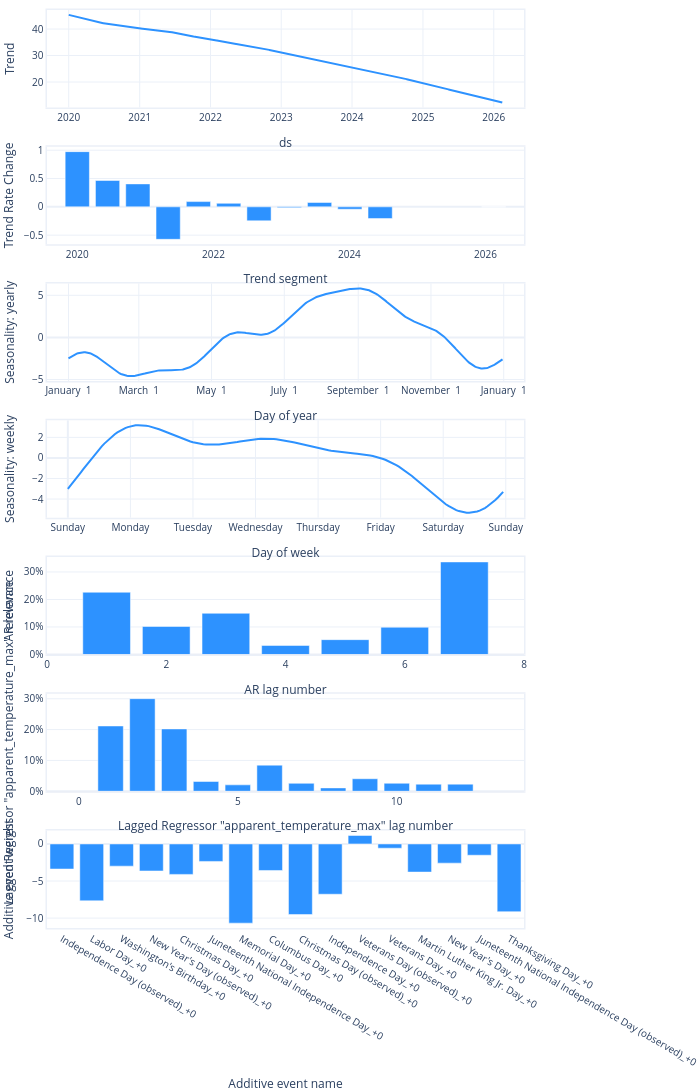

The notebook cell saved with this chart:
### Code cell
model.plot_parameters()

### Figure 1 — Plotly figure (JSON) as saved in the notebook; plotly's stock layout.template omitted (floating-point values rounded to 4 significant figures; data arrays with more than 128 entries replaced by an {"elided": "..."} marker saying what was removed)
{"data": [{"fill": "none", "line": {"color": "#2d92ff", "width": 2}, "mode": "lines", "name": "Trend", "type": "scatter", "x": {"elided": "2237 str values"}, "xaxis": "x", "y": {"elided": "2237 float values"}, "yaxis": "y"}, {"marker": {"color": "#2d92ff"}, "name": "Trend Rate Change", "type": "bar", "x": ["2020-01-01T00:00:00", "2020-06-11T14:50:10.909091", "2020-11-21T05:40:21.818182", "2021-05-02T20:30:32.727273", "2021-10-12T11:20:43.636364", "2022-03-24T02:10:54.545455", "2022-09-02T17:01:05.454545", "2023-02-12T07:51:16.363636", "2023-07-24T22:41:27.272727", "2024-01-03T13:31:38.181818", "2024-06-14T04:21:49.090909", "2026-02-14T00:00:00"], "xaxis": "x2", "y": [0.9747, 0.4652, 0.4054, -0.5732, 0.09294, 0.06239, -0.2468, -0.01409, 0.07694, -0.04251, -0.2069, 0], "yaxis": "y2"}, {"fill": "none", "line": {"color": "#2d92ff", "width": 2}, "mode": "lines", "name": "yearly", "type": "scatter", "x": {"elided": "365 str values"}, "xaxis": "x3", "y": {"elided": "365 float values"}, "yaxis": "y3"}, {"fill": "none", "line": {"color": "#2d92ff", "width": 2}, "mode": "lines", "name": "weekly", "type": "scatter", "x": {"elided": "168 int values"}, "xaxis": "x4", "y": {"elided": "168 float values"}, "yaxis": "y4"}, {"marker": {"color": "#2d92ff"}, "name": "AR", "type": "bar", "x": [7, 6, 5, 4, 3, 2, 1], "xaxis": "x5", "y": [0.3365, 0.09908, 0.05387, 0.03281, 0.1498, 0.1017, 0.2263], "yaxis": "y5"}, {"marker": {"color": "#2d92ff"}, "name": "Lagged Regressor \"apparent_temperature_max\"", "type": "bar", "x": [12, 11, 10, 9, 8, 7, 6, 5, 4, 3, 2, 1], "xaxis": "x6", "y": [0.02301, 0.02295, 0.02583, 0.04055, 0.01083, 0.02568, 0.08463, 0.02072, 0.03167, 0.2022, 0.3002, 0.2117], "yaxis": "y6"}, {"marker": {"color": "#2d92ff"}, "name": "Additive event", "type": "bar", "width": 0.8, "x": ["Independence Day (observed)_+0", "Labor Day_+0", "Washington's Birthday_+0", "New Year's Day (observed)_+0", "Christmas Day_+0", "Juneteenth National Independence Day_+0", "Memorial Day_+0", "Columbus Day_+0", "Christmas Day (observed)_+0", "Independence Day_+0", "Veterans Day (observed)_+0", "Veterans Day_+0", "Martin Luther King Jr. Day_+0", "New Year's Day_+0", "Juneteenth National Independence Day (observed)_+0", "Thanksgiving Day_+0"], "xaxis": "x7", "y": [-3.382, -7.669, -2.994, -3.646, -4.107, -2.357, -10.68, -3.578, -9.521, -6.78, 1.144, -0.574, -3.795, -2.588, -1.521, -9.135], "yaxis": "y7"}], "layout": {"autosize": true, "font": {"size": 10}, "height": 1470, "hovermode": "x unified", "margin": {"b": 0, "l": 0, "pad": 0, "r": 10, "t": 10}, "showlegend": false, "title": {"font": {"size": 12}}, "width": 700, "xaxis": {"anchor": "y", "domain": [0, 1], "linewidth": 1.5, "mirror": true, "range": ["2019-09-11T00:00:00", "2026-06-06T00:00:00"], "showline": true, "title": {"text": "ds"}, "type": "date"}, "xaxis2": {"anchor": "y2", "domain": [0, 1], "linewidth": 1.5, "mirror": true, "range": ["2019-07-22T09:09:49.090909", "2026-07-26T14:50:10.909091"], "showline": true, "title": {"text": "Trend segment"}, "type": "date"}, "xaxis3": {"anchor": "y3", "domain": [0, 1], "linewidth": 1.5, "mirror": true, "range": ["2016-12-14T00:00:00", "2018-01-18T00:00:00"], "showline": true, "tickformat": "%B %e", "title": {"text": "Day of year"}}, "xaxis4": {"anchor": "y4", "domain": [0, 1], "linewidth": 1.5, "mirror": true, "range": [-8, 175], "showline": true, "tickmode": "array", "ticktext": ["Sunday", "Monday", "Tuesday", "Wednesday", "Thursday", "Friday", "Saturday", "Sunday", "Sunday"], "tickvals": [0, 24, 48, 72, 96, 120, 144, 168, 192], "title": {"text": "Day of week"}}, "xaxis5": {"anchor": "y5", "domain": [0, 1], "linewidth": 1.5, "mirror": true, "range": [0, 8], "showline": true, "title": {"text": "AR lag number"}}, "xaxis6": {"anchor": "y6", "domain": [0, 1], "linewidth": 1.5, "mirror": true, "range": [-1, 14], "showline": true, "title": {"text": "Lagged Regressor \"apparent_temperature_max\" lag number"}}, "xaxis7": {"anchor": "y7", "domain": [0, 1], "linewidth": 1.5, "mirror": true, "showline": true, "title": {"text": "Additive event name"}}, "yaxis": {"anchor": "x", "domain": [0.8939, 1], "linewidth": 1.5, "mirror": true, "rangemode": "normal", "showline": true, "title": {"text": "Trend"}}, "yaxis2": {"anchor": "x2", "domain": [0.7449, 0.851], "linewidth": 1.5, "mirror": true, "rangemode": "normal", "showline": true, "title": {"text": "Trend Rate Change"}}, "yaxis3": {"anchor": "x3", "domain": [0.5959, 0.702], "linewidth": 1.5, "mirror": true, "rangemode": "normal", "showline": true, "title": {"text": "Seasonality: yearly"}}, "yaxis4": {"anchor": "x4", "domain": [0.4469, 0.5531], "linewidth": 1.5, "mirror": true, "rangemode": "normal", "showline": true, "title": {"text": "Seasonality: weekly"}}, "yaxis5": {"anchor": "x5", "domain": [0.298, 0.4041], "linewidth": 1.5, "mirror": true, "rangemode": "normal", "showline": true, "tickformat": ",.0%", "title": {"text": "AR relevance"}}, "yaxis6": {"anchor": "x6", "domain": [0.149, 0.2551], "linewidth": 1.5, "mirror": true, "rangemode": "normal", "showline": true, "tickformat": ",.0%", "title": {"text": "Lagged Regressor \"apparent_temperature_max\" relevance"}}, "yaxis7": {"anchor": "x7", "domain": [0, 0.1061], "linewidth": 1.5, "mirror": true, "rangemode": "normal", "showline": true, "title": {"text": "Additive event weight"}}}}
